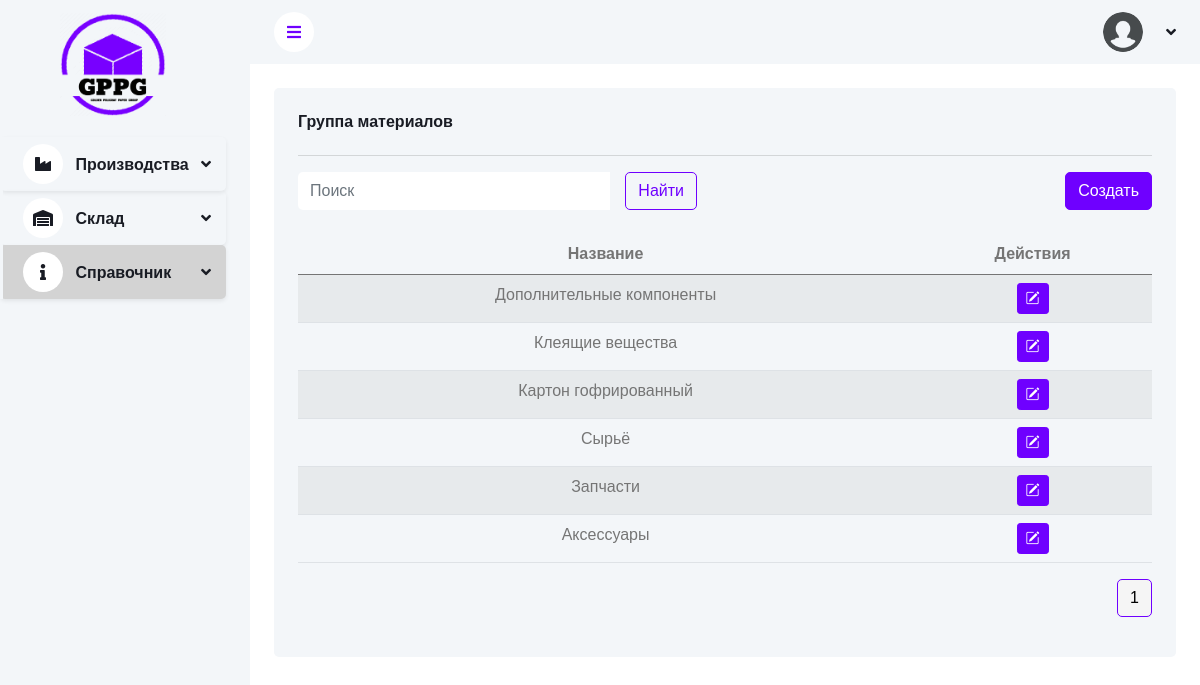
The app's page /info/material-groups/ with its own data.
### apps/info/models.py (models this page shows, shortened)
class MaterialGroup(BaseModel):
	name = models.CharField(max_length=100, verbose_name="Название")
	class Meta:
		verbose_name = "Группа материалов"
		verbose_name_plural = "Группы материалов"

### apps/info/views.py (the view)
# urls.py: path('material-groups/', MaterialGroupListCreate.as_view(), name='material-group-list'),
class MaterialGroupListCreate(BaseListCreateView):
	model = MaterialGroup
	form_class = MaterialGroupForm
	template_name = "info/material_group_list.html"
	redirect_url = "info:material-group-list"

### apps/shared/views.py (called while the page is built)
	@staticmethod
	def apply_pagination_and_search(queryset, request):
		search_query = request.GET.get('search')
		if search_query:
			search_query = search_query.strip()
			queryset = queryset.filter(Q(name__icontains=search_query))
		page_size = request.GET.get("page_size", 12)
		paginator = Paginator(queryset, page_size)
		page_num = request.GET.get("page", 1)
		page_obj = paginator.get_page(page_num)
		return page_obj

	def get_cache_key(self):
		return f'{self.model.__name__.lower()}_list_data'

	def get_queryset(self):
		cache_key = self.get_cache_key()
		cached_data = cache.get(cache_key)
		if cached_data is None:
			queryset = self.model.objects.all().order_by('-created_time')
			cached_data = list(queryset)  # Преобразуем queryset в список
			cache.set(cache_key, cached_data, timeout=self.cache_timeout)
			print(f"Data fetched from database and cached with key: {cache_key}")
		else:
			print(f"Data fetched from cache with key: {cache_key}")
		return cached_data

	def get_form(self):
		return self.form_class

	def get_template_name(self):
		return self.template_name

	def get(self, request):
		items = self.get_queryset()
		page_obj = self.apply_pagination_and_search(items, request)
		context = {
			'items': page_obj,
			'form': self.get_form(),
		}
		return render(request, self.get_template_name(), context)

### templates/info/material_group_list.html (shortened to what this page needs)
{% extends 'base.html' %}
{% load static %}
{% block content %}
    <div class="container-fluid pt-4 px-4">
        <div class="row g-4">
            <div class="col-sm-12">
                <div class="bg-light rounded h-100 p-4">
                    <h6 class="mb-4">Группа материалов</h6>
                    <hr>
                    <div class="row mb-2">
                        <div class="col-md-6">
                            {% include 'base/search_form.html' %}
                        </div>
                        <div class="col-md-6 text-end">
                            <button type="button" class="btn btn-primary" id="openCreateModalBtn"
                                    data-bs-toggle="modal" data-bs-target="#myModalCreate"
                                    data-action-url="{% url 'info:material-group-list' %}">Создать
                            </button>
                        </div>
                    </div>
                    <div class="table-responsive">
                        <table class="table table-striped">
                            <thead>
                            <tr class="text-center">
                                <th scope="col">Название</th>
                                <th scope="col">Действия</th>
                            </tr>
                            </thead>
                            <tbody>
                            {% for groups in items %}
                                <tr class="text-center">
                                    <td>{{ groups.name }}</td>
                                    <td>
                                        <a href="" type="button" class="btn btn-primary btn-sm"><i
                                                class="bi bi-pencil-square"></i></a>
                                    </td>
                                </tr>
                            {% endfor %}
                            </tbody>
                        </table>
                    </div>
                    {% include 'base/pagination.html' with items=items %}
                </div>
            </div>
        </div>
    </div>
{% endblock %}

### static/css/style.css (style rules this page uses)
:root { --primary: #6f00ff; --light: #F3F6F9; --dark: #191C24; }
.btn { transition: 0.5s; }
.btn.btn-primary { color: #ffffff; }

### records on screen
MaterialGroup: name "Дополнительные компоненты"
MaterialGroup: name "Клеящие вещества"
MaterialGroup: name "Картон гофрированный"
MaterialGroup: name "Сырьё"
MaterialGroup: name "Запчасти"
MaterialGroup: name "Аксессуары"

### other values on screen
{{ i }} "1"
